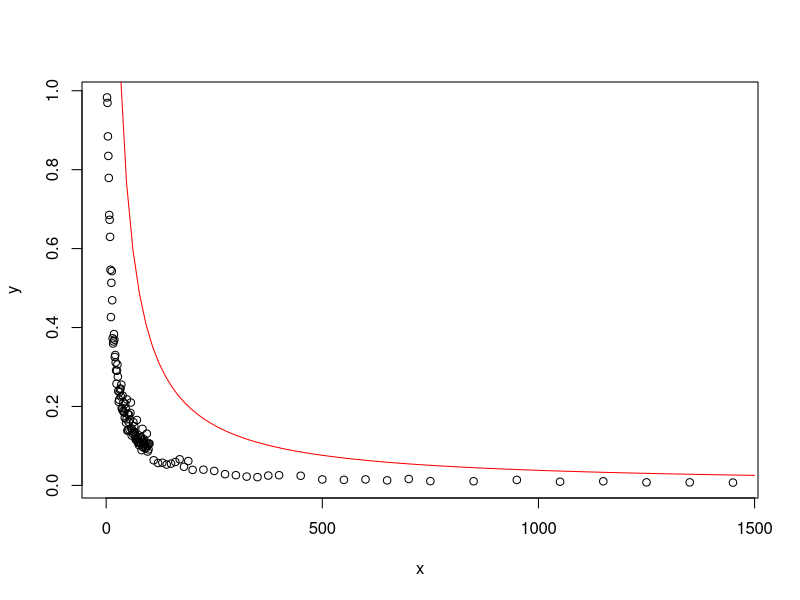
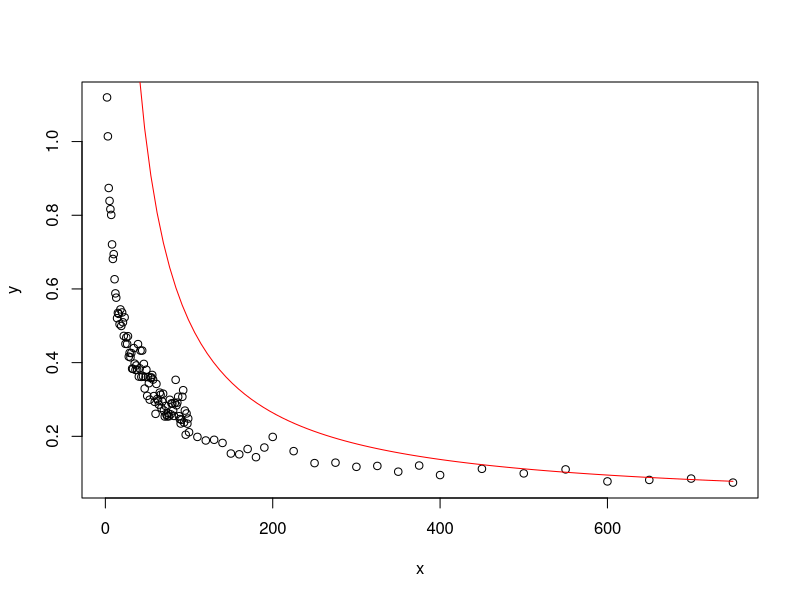
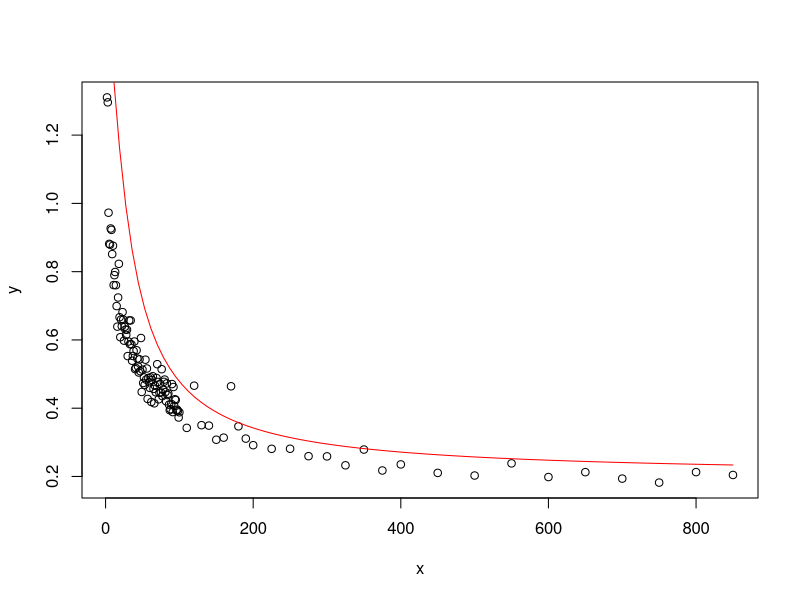

Here is the R script that generated these plots, in order:
# Fitting model to observed max edge weights for first type of graph (d=0)
y = c(0.9831007917563264, 0.9692405303629782, 0.8843941125395819, 0.8348587617574983, 0.7791016752198318, 0.6852705877458957, 0.6730483234904724, 0.6297615588019577, 0.5464310343953279, 0.42653602168411997, 0.5133180124367267, 0.5429038700727361, 0.4690979468455304, 0.37274092208718634, 0.35960750836750643, 0.3647420071334305, 0.38347148332983194, 0.3693035274958677, 0.3254148249995754, 0.3305181288724812, 0.31146574498198987, 0.29138136918419555, 0.2574859599153887, 0.2907167476757794, 0.3062611864765936, 0.27536923386161816, 0.23877839580321225, 0.21172031599399244, 0.21724396584461658, 0.23624622635220882, 0.2431086459716898, 0.2454791114662287, 0.22518718170988095, 0.2554209335982083, 0.19669032780598783, 0.19274129753500246, 0.22768551682576932, 0.1885607893143071, 0.2102312878555691, 0.18601618355568839, 0.18417524332963886, 0.17154675160871402, 0.2065143698129449, 0.19445327934333456, 0.1588900281482616, 0.16751273082432427, 0.21780623545574884, 0.13866703732528263, 0.1814772006609342, 0.13989276110744986, 0.16077335682612803, 0.17869598791060315, 0.14133362331354082, 0.16743265287147502, 0.1838307070708708, 0.2100711598080941, 0.14470666531019893, 0.12644276920527142, 0.1414232052972556, 0.13633643369821424, 0.13037079638888993, 0.16006823648695745, 0.1362157460451514, 0.15027619671230463, 0.13462181019298702, 0.12813892305787766, 0.11712369655789323, 0.12394615665022635, 0.11452291502483825, 0.16570634013500019, 0.11450870795210777, 0.12064516155665972, 0.10775744147627797, 0.11037603530418338, 0.10211034770172422, 0.10712664810127215, 0.11955658818738135, 0.11063231186697686, 0.12278821803472662, 0.1216988858315382, 0.0892946924194159, 0.1136106400570851, 0.14326010013784907, 0.09673559760491857, 0.10092761919850857, 0.10547805326909021, 0.11650101077357722, 0.09492005961148497, 0.10312111392473233, 0.10938640165942426, 0.09433411685720994, 0.10647420298150934, 0.13106569285248304, 0.09993926960654409, 0.08576573960116007, 0.10454403668586498, 0.09121750119683592, 0.10594005578133114, 0.10613441824514103, 0.06368580298744786, 0.056796903887560424, 0.057443386066231006, 0.05287954257656702, 0.05511082572222015, 0.059335672552883634, 0.06622186522847828, 0.04722234785235313, 0.061737348130159186, 0.03928616075356639, 0.03985265674034222, 0.03668050138746648, 0.028492579234033255, 0.025927388104958315, 0.022317453089408468, 0.020931925329259915, 0.024950889661277897, 0.025807454639600547, 0.02448010935497069, 0.015117678156709613, 0.01418520232056153, 0.015167868319477584, 0.012716726458669725, 0.01625089851544581, 0.010831167150078258, 0.010570839196747617, 0.013935343366322184, 0.009369600435876091, 0.010447126648767235, 0.007750711290901546, 0.00773747573472372, 0.007147372536474128)
x = c(seq(2,100),seq(110,200,10),seq(225,400,25),seq(450,750,50),seq(850,1450,100))
plot(x,y)
curve((3/pi)*(atan(-x/20)+pi/2)*2,from=2, to =1500,col='red',add=TRUE)

# Second type of graph (d=2)
y = c(1.119833705164146, 1.0141809076871375, 0.87394852449284466, 0.83897184065661135, 0.81649231725539684, 0.80091661709193218, 0.7208732512396423, 0.68139324340447061, 0.69441890464127576, 0.62633265150794049, 0.58793949761175235, 0.57632498303158941, 0.52061371973304216, 0.53497022210994183, 0.53226140468796856, 0.50423170534980588, 0.54444407464772737, 0.49948214158428228, 0.53621953944220391, 0.5094385107753221, 0.47253755168747569, 0.5228177551684956, 0.45093518760358048, 0.46827302137086391, 0.45063962457176326, 0.47176571275965962, 0.41622288966787785, 0.42648122476079536, 0.41436896694504993, 0.42607437973254814, 0.38365213188373198, 0.38309125898447299, 0.43947375373924974, 0.39730657964783417, 0.38007612048734601, 0.39243049841456623, 0.38051534003138815, 0.45026850574723076, 0.36212851737592194, 0.38462852274873177, 0.43269305156018589, 0.36123361248868335, 0.43274279162917384, 0.36283035065838304, 0.39655651049192264, 0.32960633020545488, 0.36095932968474997, 0.38078511751721389, 0.30978912914326673, 0.3607002340426666, 0.34406339445245004, 0.29953915784990026, 0.3588547151962827, 0.35994256452748735, 0.3665752750609943, 0.35398670641550622, 0.30926231441774771, 0.29345744832370846, 0.26099682287492093, 0.34218255548279375, 0.3013414592113991, 0.2969166283320912, 0.2860290179170259, 0.31864947133230564, 0.31284804133898403, 0.27691494694055957, 0.29431594561711039, 0.31569085764612886, 0.27005567964581251, 0.25380306808205089, 0.28238242198205549, 0.25848625138234971, 0.25395597583793383, 0.26229358336432612, 0.25438778339494855, 0.29920356494847439, 0.25980344047828036, 0.28953457748489131, 0.28883313711216019, 0.27007154065354805, 0.25537726103367153, 0.29061227025409503, 0.35329614884685057, 0.28413435678969173, 0.29145412199403053, 0.30731584258164829, 0.25470846249528933, 0.24685967518343552, 0.23473066114737282, 0.24488709530837546, 0.307375457188659, 0.32520890295795801, 0.23757663422360054, 0.26980274176637115, 0.204355758615206, 0.26204731130636194, 0.23431956763298853, 0.24817739040689127, 0.21112076960585577, 0.1984161296939605, 0.18870815941688837, 0.19056810270395524, 0.18202150980325002, 0.15329637571206201, 0.15114040114423083, 0.16557659944161554, 0.1433895168979194, 0.16960321575410442, 0.19837332139122218, 0.1597741113103566, 0.1272988340123791, 0.12849177169730372, 0.11718400534805093, 0.11961879577064846, 0.10402480000451995, 0.12070738333526745, 0.094843453573712752, 0.11181253861646562, 0.09940172196128895, 0.11023533501524861, 0.077633741466496042, 0.081603679021870837, 0.085327758494708736, 0.074411802153497672)
x = c(seq(2,100),seq(110,200,10),seq(225,400,25),seq(450,750,50))
plot(x,y)
curve((8/pi)*(atan(-x/20)+pi/2)+0.01,from=2, to =750, add=TRUE,col='red')

# d=3
y=c(1.3104568077599292,  1.2960019856950018,  0.97268212277548172,  0.88146318339971963,  0.87916524948726804,  0.92650249079844227,  0.9224422989624993,  0.85140236533358649,  0.87604651468852901,  0.76072125913859412,  0.78974493308170346,  0.7989951900260619,  0.76032626987121177,  0.69918558639381101,  0.63895248896975365,  0.7242888702076512,  0.82292939318966773,  0.66647680270532839,  0.60800121906008764,  0.65967244718685392,  0.64017852825173394,  0.68146482377887829,  0.65953159192069621,  0.59785309077401072,  0.63851049239627089,  0.63022150856205161,  0.61468581936159228,  0.63000735856467094,  0.55268412056071559,  0.5953678530179346,  0.65723124728841065,  0.58761374759128371,  0.65708039764870596,  0.58701176921760889,  0.53902898780247632,  0.5530444210536849,  0.56739337495325393,  0.59541947766593573,  0.51448719819946465,  0.51800999235726697,  0.56978493530292496,  0.54554209591162728,  0.52249078677583682,  0.50458715971408064,  0.54306459555136377,  0.50845508155988672,  0.60565228019784667,  0.44758725715245867,  0.51294325751642567,  0.47390696124317783,  0.49034760481048212,  0.46816665084117443,  0.54213931379458513,  0.48382684644215052,  0.51633475900725379,  0.42721699859175216,  0.48852212322162442,  0.47600209217508882,  0.45950204267391948,  0.49025969508167466,  0.41824923871188269,  0.48270399743262637,  0.49369833663151053,  0.45657271281027878,  0.41434892735091167,  0.46573956953198453,  0.44670758402260696,  0.48859604136677415,  0.5289806757716824,  0.47698681051132263,  0.42604094442692181,  0.44504247685911175,  0.4715307782635389,  0.44632016519800394,  0.51425313553403895,  0.43534549523900401,  0.45450700382015935,  0.47738255662518786,  0.48392283542031278,  0.44714571409021864,  0.42036658778414837,  0.47266202681090563,  0.43845069395282504,  0.44264841042055636,  0.41034051750270412,  0.39420099859973989,  0.39724123354121332,  0.41272806110433935,  0.47072330180220345,  0.38869262282112937,  0.46208858405352859,  0.40696203328282315,  0.4262442520846137,  0.42404486984748768,  0.39322371789178923,  0.39589065895632086,  0.39156813786932815,  0.37273616216802036,  0.38803321813735331,  0.34234031913012292,  0.46598151442762531,  0.3502838408487175,  0.34905183427691694,  0.30764807509845266,  0.31380079988659132,  0.46427325888586757,  0.34690145451884957,  0.31097916036156337,  0.29165922059729998,  0.2810451222885767,  0.28123152954255115,  0.25947162609653834,  0.25887544021350967,  0.23274936880189964,  0.27893298653055715,  0.21761090196087052,  0.23536187810161943,  0.21052621101617078,  0.20280291160814565,  0.23844380977251686,  0.19833177311787317,  0.21266781058939505,  0.1937752140484689,  0.18210141028243579,  0.21278547139692519,  0.20442263347096695)
x = c(seq(2,100),seq(110,200,10),seq(225,400,25),seq(450,800,50),850)
plot(x,y)
curve((3/pi)*(atan(-x/30)+pi/2)+0.2,from=2, to =850, add=TRUE,col='red')

# d=4

